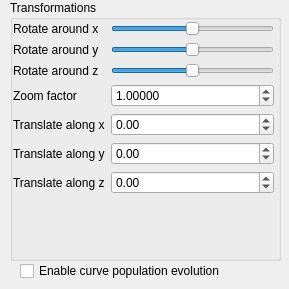
<?xml version="1.0" encoding="UTF-8"?>
<ui version="4.0">
 <class>SideWidget</class>
 <widget class="QWidget" name="SideWidget">
  <property name="geometry">
   <rect>
    <x>0</x>
    <y>0</y>
    <width>289</width>
    <height>289</height>
   </rect>
  </property>
  <property name="sizePolicy">
   <sizepolicy hsizetype="Fixed" vsizetype="Preferred">
    <horstretch>0</horstretch>
    <verstretch>0</verstretch>
   </sizepolicy>
  </property>
  <property name="minimumSize">
   <size>
    <width>269</width>
    <height>0</height>
   </size>
  </property>
  <property name="windowTitle">
   <string>Form</string>
  </property>
  <widget class="QGroupBox" name="groupBox">
   <property name="geometry">
    <rect>
     <x>10</x>
     <y>0</y>
     <width>271</width>
     <height>261</height>
    </rect>
   </property>
   <property name="title">
    <string>Transformations</string>
   </property>
   <widget class="QWidget" name="layoutWidget">
    <property name="geometry">
     <rect>
      <x>3</x>
      <y>21</y>
      <width>261</width>
      <height>230</height>
     </rect>
    </property>
    <layout class="QFormLayout" name="formLayout">
     <item row="0" column="0">
      <widget class="QLabel" name="label">
       <property name="text">
        <string>Rotate around x</string>
       </property>
       <property name="buddy">
        <cstring>rotate_x_slider</cstring>
       </property>
      </widget>
     </item>
     <item row="0" column="1">
      <widget class="QSlider" name="rotate_x_slider">
       <property name="minimum">
        <number>-180</number>
       </property>
       <property name="maximum">
        <number>180</number>
       </property>
       <property name="orientation">
        <enum>Qt::Horizontal</enum>
       </property>
      </widget>
     </item>
     <item row="1" column="0">
      <widget class="QLabel" name="label_2">
       <property name="text">
        <string>Rotate around y</string>
       </property>
       <property name="buddy">
        <cstring>rotate_y_slider</cstring>
       </property>
      </widget>
     </item>
     <item row="1" column="1">
      <widget class="QSlider" name="rotate_y_slider">
       <property name="minimum">
        <number>-180</number>
       </property>
       <property name="maximum">
        <number>180</number>
       </property>
       <property name="orientation">
        <enum>Qt::Horizontal</enum>
       </property>
      </widget>
     </item>
     <item row="2" column="0">
      <widget class="QLabel" name="label_3">
       <property name="text">
        <string>Rotate around z</string>
       </property>
       <property name="buddy">
        <cstring>rotate_z_slider</cstring>
       </property>
      </widget>
     </item>
     <item row="2" column="1">
      <widget class="QSlider" name="rotate_z_slider">
       <property name="minimum">
        <number>-180</number>
       </property>
       <property name="maximum">
        <number>180</number>
       </property>
       <property name="orientation">
        <enum>Qt::Horizontal</enum>
       </property>
      </widget>
     </item>
     <item row="3" column="0">
      <widget class="QLabel" name="label_4">
       <property name="text">
        <string>Zoom factor</string>
       </property>
       <property name="buddy">
        <cstring>zoom_factor_spin_box</cstring>
       </property>
      </widget>
     </item>
     <item row="3" column="1">
      <widget class="QDoubleSpinBox" name="zoom_factor_spin_box">
       <property name="toolTip">
        <string/>
       </property>
       <property name="decimals">
        <number>5</number>
       </property>
       <property name="minimum">
        <double>0.000100000000000</double>
       </property>
       <property name="maximum">
        <double>10000.000000000000000</double>
       </property>
       <property name="singleStep">
        <double>0.100000000000000</double>
       </property>
       <property name="value">
        <double>1.000000000000000</double>
       </property>
      </widget>
     </item>
     <item row="4" column="0">
      <widget class="QLabel" name="label_5">
       <property name="text">
        <string>Translate along x</string>
       </property>
       <property name="buddy">
        <cstring>trans_x_spin_box</cstring>
       </property>
      </widget>
     </item>
     <item row="4" column="1">
      <widget class="QDoubleSpinBox" name="trans_x_spin_box">
       <property name="minimum">
        <double>-100.000000000000000</double>
       </property>
       <property name="maximum">
        <double>100.000000000000000</double>
       </property>
       <property name="singleStep">
        <double>0.100000000000000</double>
       </property>
      </widget>
     </item>
     <item row="5" column="0">
      <widget class="QLabel" name="label_6">
       <property name="text">
        <string>Translate along y</string>
       </property>
       <property name="buddy">
        <cstring>trans_y_spin_box</cstring>
       </property>
      </widget>
     </item>
     <item row="5" column="1">
      <widget class="QDoubleSpinBox" name="trans_y_spin_box">
       <property name="minimum">
        <double>-100.000000000000000</double>
       </property>
       <property name="maximum">
        <double>100.000000000000000</double>
       </property>
       <property name="singleStep">
        <double>0.100000000000000</double>
       </property>
      </widget>
     </item>
     <item row="6" column="0">
      <widget class="QLabel" name="label_7">
       <property name="text">
        <string>Translate along z</string>
       </property>
       <property name="buddy">
        <cstring>trans_z_spin_box</cstring>
       </property>
      </widget>
     </item>
     <item row="6" column="1">
      <widget class="QDoubleSpinBox" name="trans_z_spin_box">
       <property name="minimum">
        <double>-100.000000000000000</double>
       </property>
       <property name="maximum">
        <double>100.000000000000000</double>
       </property>
       <property name="singleStep">
        <double>0.100000000000000</double>
       </property>
      </widget>
     </item>
    </layout>
   </widget>
  </widget>
  <widget class="QCheckBox" name="curveEvolveCheckBox">
   <property name="geometry">
    <rect>
     <x>20</x>
     <y>260</y>
     <width>241</width>
     <height>22</height>
    </rect>
   </property>
   <property name="text">
    <string>Enable curve population evolution</string>
   </property>
  </widget>
 </widget>
 <resources/>
 <connections/>
</ui>
